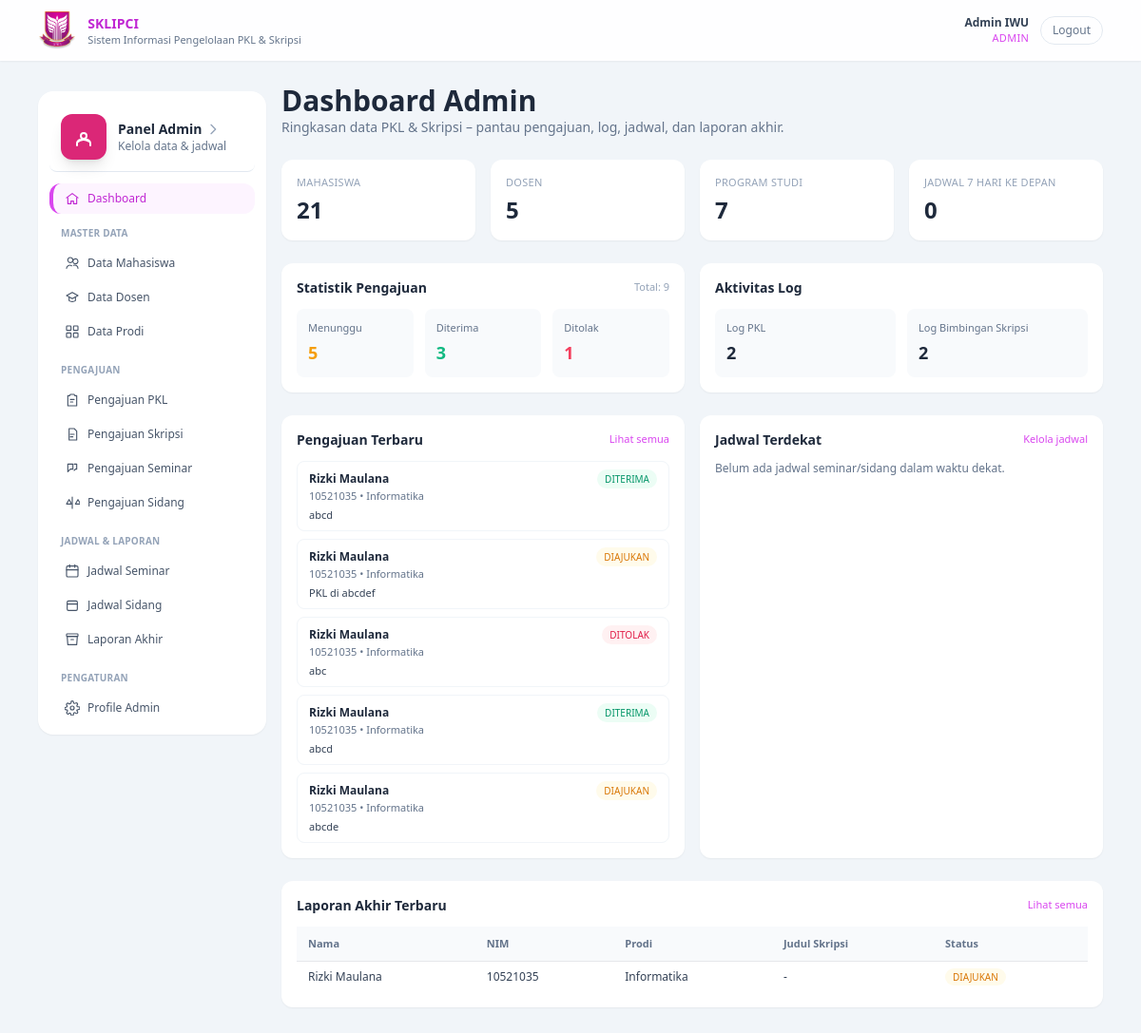
Screenshot of /?r=admin/dashboard (signed in) with the database file from the repository.
### tables this page shows
CREATE TABLE `pengajuan` (
  `id` int(11) NOT NULL,
  `mahasiswa_id` int(11) NOT NULL,
  `jenis` enum('pkl','skripsi','seminar','sidang') NOT NULL,
  `judul` varchar(255) NOT NULL,
  `deskripsi` text DEFAULT NULL,
  `lampiran` varchar(255) DEFAULT NULL,
  `status` enum('diajukan','diterima','ditolak') NOT NULL DEFAULT 'diajukan',
  `catatan_admin` text DEFAULT NULL,
  `pembimbing_id` int(11) DEFAULT NULL,
  `created_at` timestamp NOT NULL DEFAULT current_timestamp(),
  `updated_at` timestamp NULL DEFAULT NULL,
  `tempat_pkl` varchar(255) DEFAULT NULL,
  `lama_pkl` varchar(100) DEFAULT NULL,
  `judul_2` text DEFAULT NULL,
  `judul_3` text DEFAULT NULL,
  `judul_4` text DEFAULT NULL,
  `judul_5` text DEFAULT NULL,
  `file_syarat` varchar(255) DEFAULT NULL,
  `skripsi_id` int(11) DEFAULT NULL
);

CREATE TABLE `mahasiswa` (
  `id` int(11) NOT NULL,
  `user_id` int(11) NOT NULL,
  `nim` varchar(30) NOT NULL,
  `nama` varchar(100) NOT NULL,
  `prodi_id` int(11) NOT NULL,
  `no_hp` varchar(20) DEFAULT NULL,
  `kelas` varchar(50) DEFAULT NULL,
  `angkatan` varchar(10) DEFAULT NULL,
  `semester` int(11) DEFAULT NULL,
  `created_at` timestamp NOT NULL DEFAULT current_timestamp()
);

CREATE TABLE `prodi` (
  `id` int(11) NOT NULL,
  `kode_prodi` varchar(10) NOT NULL,
  `nama_prodi` varchar(100) NOT NULL,
  `kaprodi_id` int(11) DEFAULT NULL,
  `kaprodi` varchar(100) DEFAULT NULL,
  `created_at` timestamp NOT NULL DEFAULT current_timestamp()
);

CREATE TABLE `laporan_akhir` (
  `id` int(11) NOT NULL,
  `pengajuan_id` int(11) NOT NULL,
  `mahasiswa_id` int(11) NOT NULL,
  `judul` varchar(255) NOT NULL,
  `file_path` varchar(255) NOT NULL,
  `status` enum('diajukan','diterima','ditolak') NOT NULL DEFAULT 'diajukan',
  `catatan_admin` text DEFAULT NULL,
  `created_at` timestamp NOT NULL DEFAULT current_timestamp(),
  `updated_at` timestamp NULL DEFAULT NULL
);

### app/view/admin/dashboard.php (the view, shortened to what the rows shown need)
<?php include __DIR__ . '/../partials/header.php'; ?>
<main class="flex-1 pb-16 md:pb-0 bg-slate-100 min-h-screen">
    <div class="max-w-6xl mx-auto px-4 py-6 flex gap-4">
        <section class="flex-1 space-y-6">
            <header>
                <h1 class="text-2xl md:text-3xl font-semibold text-slate-800">
                    Dashboard Admin
                </h1>
            </header>
            <div class="grid md:grid-cols-2 gap-4">
                <div class="bg-white rounded-xl shadow-sm p-4">
                    <div class="flex items-center justify-between mb-3">
                        <h2 class="text-sm font-semibold text-slate-800">Statistik Pengajuan</h2>
                    </div>
                </div>
                <div class="bg-white rounded-xl shadow-sm p-4">
                    <div class="flex items-center justify-between mb-3">
                        <h2 class="text-sm font-semibold text-slate-800">Aktivitas Log</h2>
                    </div>
                </div>
            </div>
            <div class="grid md:grid-cols-2 gap-4">
                <div class="bg-white rounded-xl shadow-sm p-4">
                    <div class="flex items-center justify-between mb-3">
                        <h2 class="text-sm font-semibold text-slate-800">Pengajuan Terbaru</h2>
                    </div>
                    <div class="space-y-2 text-xs">
                        <?php if (empty($pengajuanTerbaru)): ?>
                            <p class="text-slate-500 text-xs">Belum ada pengajuan terbaru.</p>
                        <?php else: ?>
                            <?php foreach ($pengajuanTerbaru as $p): ?>
                                <div class="border border-slate-100 rounded-lg px-3 py-2">
                                    <div class="flex items-center justify-between">
                                        <span class="font-semibold text-slate-800">
                                            <?= htmlspecialchars($p['nama_mhs'] ?? '-'); ?>
                                        </span>
                                        <span class="text-[10px] px-2 py-0.5 rounded-full
                                            <?= ($p['status'] ?? '') === 'diterima'
                                                ? 'bg-emerald-50 text-emerald-600'
                                                : (($p['status'] ?? '') === 'ditolak'
                                                    ? 'bg-rose-50 text-rose-600'
                                                    : 'bg-amber-50 text-amber-600'); ?>">
                                            <?= strtoupper($p['status'] ?? '-'); ?>
                                        </span>
                                    </div>
                                    <div class="text-[11px] text-slate-500">
                                        <?= htmlspecialchars($p['nim'] ?? '-'); ?> • <?= htmlspecialchars($p['nama_prodi'] ?? '-'); ?>
                                    </div>
                                    <div class="mt-1 text-[11px] text-slate-700">
                                        <?= htmlspecialchars($p['judul'] ?? '-'); ?>
                                    </div>
                                </div>
                            <?php endforeach; ?>
                        <?php endif; ?>
                    </div>
                </div>
                <div class="bg-white rounded-xl shadow-sm p-4">
                    <div class="flex items-center justify-between mb-3">
                        <h2 class="text-sm font-semibold text-slate-800">Jadwal Terdekat</h2>
                    </div>
                </div>
            </div>
            <div class="bg-white rounded-xl shadow-sm p-4">
                <div class="flex items-center justify-between mb-3">
                    <h2 class="text-sm font-semibold text-slate-800">Laporan Akhir Terbaru</h2>
                </div>
                <div class="overflow-x-auto">
                    <table class="min-w-full text-xs md:text-sm">
                        <thead class="bg-slate-50">
                        <tr>
                            <th class="px-3 py-2 text-left text-[11px] font-semibold text-slate-500">Nama</th>
                            <th class="px-3 py-2 text-left text-[11px] font-semibold text-slate-500">NIM</th>
                            <th class="px-3 py-2 text-left text-[11px] font-semibold text-slate-500">Prodi</th>
                            <th class="px-3 py-2 text-left text-[11px] font-semibold text-slate-500">Judul Skripsi</th>
                            <th class="px-3 py-2 text-left text-[11px] font-semibold text-slate-500">Status</th>
                        </tr>
                        </thead>
                        <tbody>
                        <?php if (empty($laporanTerbaru)): ?>
                            <tr>
                                <td colspan="5" class="px-3 py-3 text-center text-slate-500 text-xs">
                                    Belum ada laporan akhir terbaru.
                                </td>
                            </tr>
                        <?php else: ?>
                            <?php foreach ($laporanTerbaru as $la): ?>
                                <tr class="border-t">
                                    <td class="px-3 py-2 text-xs text-slate-700">
                                        <?= htmlspecialchars($la['nama_mhs'] ?? '-'); ?>
                                    </td>
                                    <td class="px-3 py-2 text-xs text-slate-700">
                                        <?= htmlspecialchars($la['nim'] ?? '-'); ?>
                                    </td>
                                    <td class="px-3 py-2 text-xs text-slate-700">
                                        <?= htmlspecialchars($la['nama_prodi'] ?? '-'); ?>
                                    </td>
                                    <td class="px-3 py-2 text-xs text-slate-700">
                                        <?= htmlspecialchars($la['judul_skripsi'] ?? '-'); ?>
                                    </td>
                                    <td class="px-3 py-2 text-xs">
                                        <span class="px-2 py-0.5 rounded-full text-[10px]
                                            <?= ($la['status'] ?? '') === 'diterima'
                                                ? 'bg-emerald-50 text-emerald-600'
                                                : (($la['status'] ?? '') === 'ditolak'
                                                    ? 'bg-rose-50 text-rose-600'
                                                    : 'bg-amber-50 text-amber-600'); ?>">
                                            <?= strtoupper($la['status'] ?? '-'); ?>
                                        </span>
                                    </td>
                                </tr>
                            <?php endforeach; ?>
                        <?php endif; ?>
                        </tbody>
                    </table>
                </div>
            </div>
        </section>
    </div>
</main>
<?php include __DIR__ . '/../partials/footer.php'; ?>

### rows the page displays
pengajuan: mahasiswa.nama "Rizki Maulana", status "DITERIMA", mahasiswa.nim "10521035", prodi.nama_prodi "Informatika", judul "abcd"
pengajuan: mahasiswa.nama "Rizki Maulana", status "DIAJUKAN", mahasiswa.nim "10521035", prodi.nama_prodi "Informatika", judul "PKL di abcdef"
pengajuan: mahasiswa.nama "Rizki Maulana", status "DITOLAK", mahasiswa.nim "10521035", prodi.nama_prodi "Informatika", judul "abc"
pengajuan: mahasiswa.nama "Rizki Maulana", status "DITERIMA", mahasiswa.nim "10521035", prodi.nama_prodi "Informatika", judul "abcd"
pengajuan: mahasiswa.nama "Rizki Maulana", status "DIAJUKAN", mahasiswa.nim "10521035", prodi.nama_prodi "Informatika", judul "abcde"
laporan_akhir: mahasiswa.nama "Rizki Maulana", mahasiswa.nim "10521035", prodi.nama_prodi "Informatika", judul_skripsi "-", status "DIAJUKAN"

### other values shown
$user['nama'] "Admin IWU"
$user['role'] "ADMIN"
$totalMahasiswa "21"
$totalDosen "5"
$totalProdi "7"
$jadwalMingguIni "0"
$pengajuanStat['total'] "9"
$pengajuanStat['menunggu'] "5"
$pengajuanStat['diterima'] "3"
$pengajuanStat['ditolak'] "1"
$totalLogPkl "2"
$totalLogBimbingan "2"
